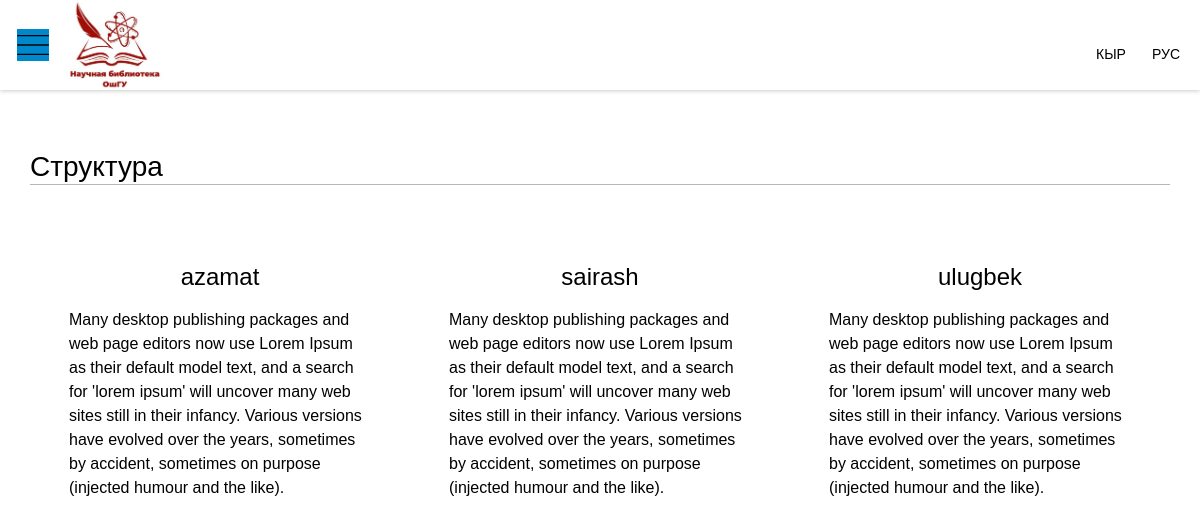
Page /structure/ on the earlier database version.
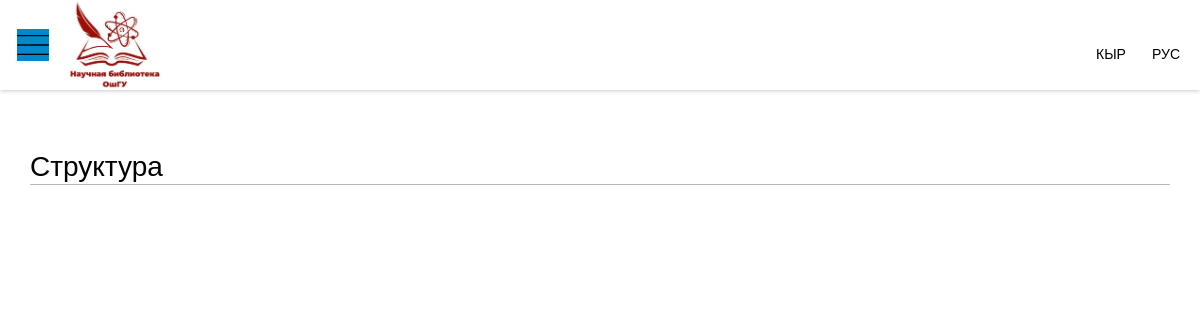
Same page on the later database version.
### home/models.py (models this page shows, shortened)
class Structure(models.Model):
    director = models.CharField(max_length=200, null=True, blank=True)
    director_info = models.TextField()
    d_img = models.ImageField(upload_to='avatars/', null=True, blank=True, default='avatars/default.png',
                              verbose_name='Картинки')
    ibo = models.CharField(max_length=200, null=True, blank=True)
    ibo_info = models.TextField()
    ibo_img = models.ImageField(upload_to='avatars/', null=True, blank=True, default='avatars/default.png',
                                verbose_name='Картинки')
    e_res = models.CharField(max_length=200, blank=True)
    e_res_info = models.TextField(blank=True)
    e_res_img = models.ImageField(upload_to='avatars/', blank=True, default='avatars/default.png',
                                  verbose_name='Картинки')

### home/views.py (the view)
# urls.py: path('structure/', views.structure, name='structure'),
def structure(request):
    structure = Structure.objects.all()
    context = {'structure': structure}
    return render(request, 'structure.html', context)

### home/views.py (called while the page is built)
def categories(request):
    categories = Category.objects.all().order_by('id')[0:12]
    categories1 = Category.objects.all().order_by('id')[12:23]
    categories2 = Category.objects.all().order_by('id')[23:43]
    return {'categories': categories, 'categories1': categories1, 'categories2': categories2}

### templates/structure.html (shortened to what this page needs)
{% extends 'index.html' %}
{% load static %}
{% block content %}
{% include 'navbar.html' %}
<body class="editor_false  lang_ru     not_ie">
    <div id="wrapper" class="" style="padding-top: 88px;">
        <div class="structure">
            <div class="structure_container">
                <h1 class="structure_title">Структура</h1>
                <div class="structure_content">
                    {% for s in structure %}
                    <div class="structure_box">
                        <div class="structure_text">
                            <h1>{{s.director}}</h1>
                            <p>{{ s.director_info }}</p>
                        </div>
                    </div>
                    {% endfor %}
                    {% for s in structure %}
                    <div class="structure_box">
                        <div class="structure_text">
                            <h1>{{s.ibo}}</h1>
                            <p>{{ s.ibo_info }}</p>
                        </div>
                    </div>
                    {% endfor %}
                    {% for s in structure %}
                    <div class="structure_box">
                        <div class="structure_text">
                            <h1>{{s.e_res}}</h1>
                            <p>{{ s.e_res_info }}</p>
                        </div>
                    </div>
                    {% endfor %}
                </div>
            </div>
        </div>
    </div>
</body>
{% endblock content %}

Differences in the rows shown:
removed Structure: director "azamat", director_info "Many desktop publishing packages and web page editors now use Lorem Ipsum as their default model text, and a search for 'lorem ipsum' will uncover many web sites still in their infancy. Various versions have evolved over the years, sometimes by accident, sometimes on purpose (injected humour and the like).", ibo "sairash", ibo_info "Many desktop publishing packages and web page editors now use Lorem Ipsum as their default model text, and a search for 'lorem ipsum' will uncover many web sites still in their infancy. Various versions have evolved over the years, sometimes by accident, sometimes on purpose (injected humour and the like).", e_res "ulugbek", e_res_info "Many desktop publishing packages and web page editors now use Lorem Ipsum as their default model text, and a search for 'lorem ipsum' will uncover many web sites still in their infancy. Various versions have evolved over the years, sometimes by accident, sometimes on purpose (injected humour and the like)."
